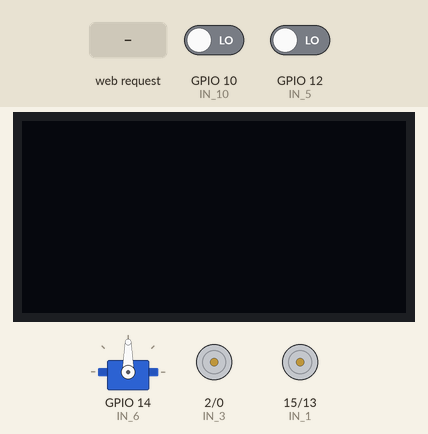
Recording of a sketch running on a simulated ESP8266 (NodeMCU). On the bench: servo, 128×64 one-colour display, motor-driver pin pairs drawn as motors (green arrow = first pin HIGH = forward, orange = second pin HIGH = backward, longer = more drive). The test bench sets the inputs (shaded band); at power-on: GPIO 12 (IN_5) LOW, GPIO 10 (IN_10) LOW. What the sketch prints to the serial monitor is not drawn.

Above: at 1.2 s.
1.3 s: HTTP request GET /?State=F received
At 2.4 s:
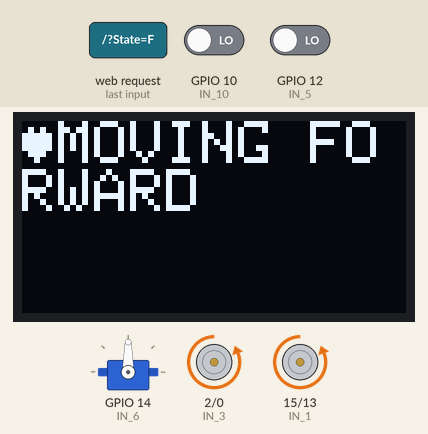
2.8 s: HTTP request GET /?State=B received
At 4.0 s:
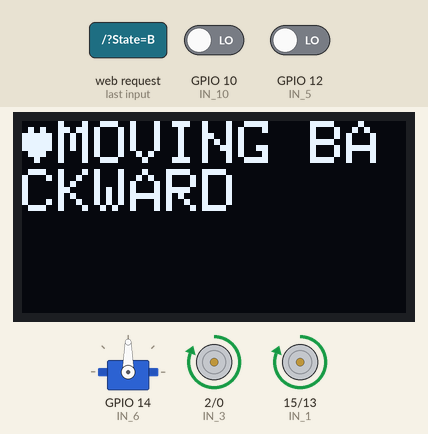
4.3 s: HTTP request GET /?State=L received
At 5.2 s:
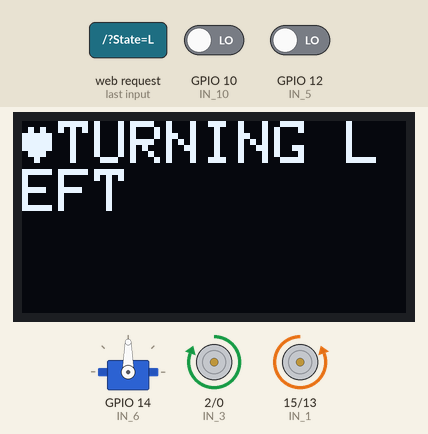
5.8 s: HTTP request GET /?State=R received
At 6.2 s:
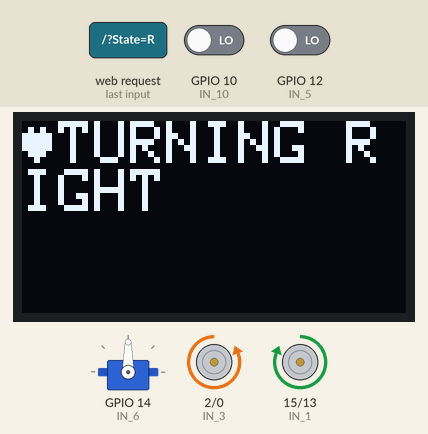
7.3 s: GPIO 12 (IN_5) driven HIGH
At 8.2 s:
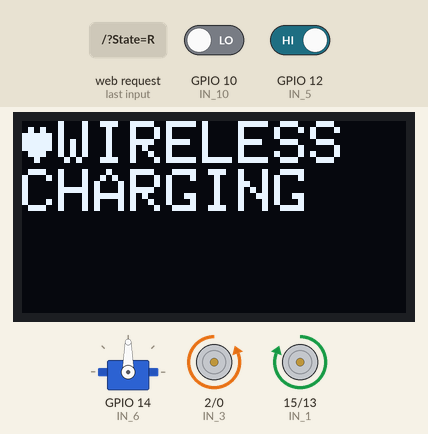
10.3 s: GPIO 10 (IN_10) driven HIGH
At 11.7 s:
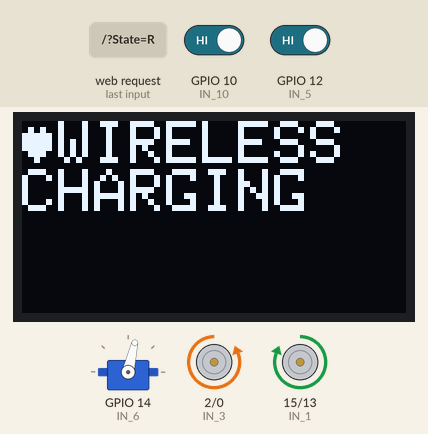
Timing chart, 0 to 17.1 s (numbered marks = the images above; inputs shaded):
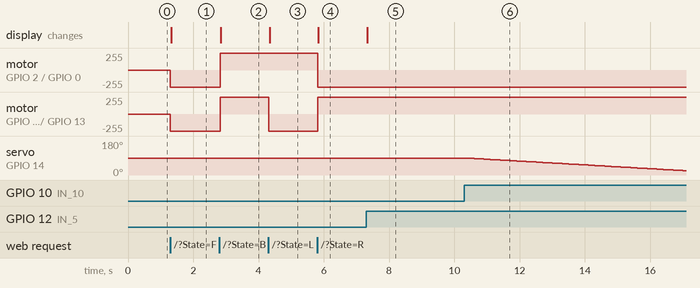

Measured:
- after the input at 1.3 s, motor on GPIO 2 (IN_3) / GPIO 0 (IN_4), motor on GPIO 15 (IN_1) / GPIO 13 (IN_2): stopped → backward 255/255 at once; the display: changes at once (image 1)
- after the input at 2.8 s, motor on GPIO 2 (IN_3) / GPIO 0 (IN_4), motor on GPIO 15 (IN_1) / GPIO 13 (IN_2): backward 255/255 → forward 255/255 at once; the display: changes after 0.05 s (image 2)
- after the input at 4.3 s, motor on GPIO 15 (IN_1) / GPIO 13 (IN_2): forward 255/255 → backward 255/255 at once; the display: changes at once (image 3)
- after the input at 5.8 s, motor on GPIO 2 (IN_3) / GPIO 0 (IN_4): forward 255/255 → backward 255/255 at once; motor on GPIO 15 (IN_1) / GPIO 13 (IN_2): backward 255/255 → forward 255/255 at once; the display: changes at once (image 4)
- after the input at 7.3 s, the display: changes at once (image 5)
- after the input at 10.3 s, servo on GPIO 14 (IN_6): moves from 90° to 23° over 6.6 s, starting after 0.11 s

The sketch:

code_for_nodemcu_project.ino
```cpp
#include <ESP8266WiFi.h>
#include <WiFiClient.h>
#include <ESP8266WebServer.h>
#include <Servo.h>
#include <Wire.h>
#include <Adafruit_GFX.h>
#include <Adafruit_SSD1306.h>

#define IN_1  15          // L298N in1 motors Right           GPIO15(D8)
#define IN_2  13          // L298N in2 motors Right           GPIO13(D7)
#define IN_3  2           // L298N in3 motors Left            GPIO2(D4)
#define IN_4  0           // L298N in4 motors Left            GPIO0(D3)
#define IN_5  12          // INPUT FROM IR SENSOR 1           GPIO12(D6)
#define IN_6  14          // OUTPUT TO SERVO                  GPIO14(D5)
#define IN_7  16          // OUTPUT TO OLED                   GPIO16(D0)
#define IN_8  5           // OUTPUT TO SCL OF DISPLAY         GPIO5(D1)
#define IN_9  4           // OUTPUT TO SDA OF DISPLAY         GPIO4(D2)
#define IN_10 10          // INPUT FROM IR SENSOR 2           GPIO10 (SD3)
#define SCREEN_WIDTH 128  // OLED display width, in pixels
#define SCREEN_HEIGHT 64  // OLED display height, in pixels
#define OLED_RESET     -1 // Reset pin
#define SCREEN_ADDRESS 0x3C
Adafruit_SSD1306 display(SCREEN_WIDTH, SCREEN_HEIGHT, &Wire, OLED_RESET);
Servo myservo;  // create servo object to control a servo
int pos = 90;   // variable to store the servo position
String command; // String to store app command state.
const char* ssid = "NodeMCU Car";
ESP8266WebServer server(80);

void HTTP_handleRoot(void);

void setup() {
  myservo.attach(IN_6);  // attaches the servo on pin 14 (D5) to the servo object
  pinMode(IN_1, OUTPUT);
  pinMode(IN_2, OUTPUT);
  pinMode(IN_3, OUTPUT);
  pinMode(IN_4, OUTPUT);
  pinMode(IN_5, INPUT);  // IR Sensor 1
  pinMode(IN_10, INPUT); // IR Sensor 2
  Serial.begin(9600);

  // initialize the OLED object
  if(!display.begin(SSD1306_SWITCHCAPVCC, SCREEN_ADDRESS)) {
    Serial.println(F("SSD1306 allocation failed"));
    for(;;); // Don't proceed, loop forever
  }

  // Clear the buffer.
  display.clearDisplay();

  // Connecting WiFi
  WiFi.mode(WIFI_AP);
  WiFi.softAP(ssid);
  IPAddress myIP = WiFi.softAPIP();
  Serial.print("APP IP address: ");
  Serial.println(myIP);

  // Starting WEB-server
  server.on("/", HTTP_handleRoot);
  server.onNotFound(HTTP_handleRoot);
  server.begin();
}

void goAhead() {
  digitalWrite(IN_1, LOW);
  digitalWrite(IN_2, HIGH);
  digitalWrite(IN_3, LOW);
  digitalWrite(IN_4, HIGH);
  display.setCursor(0, 0);
  display.setTextSize(2);
  display.setTextColor(WHITE);
  display.write(0x03);
  display.println("MOVING FORWARD");
  display.display();
  display.clearDisplay();
}

void goBack() {
  digitalWrite(IN_1, HIGH);
  digitalWrite(IN_2, LOW);
  digitalWrite(IN_3, HIGH);
  digitalWrite(IN_4, LOW);
  display.setCursor(0, 0);
  display.setTextSize(2);
  display.setTextColor(WHITE);
  display.write(0x03);
  display.println("MOVING BACKWARD");
  display.display();
  display.clearDisplay();
}

void goRight() {
  digitalWrite(IN_1, HIGH);
  digitalWrite(IN_2, LOW);
  digitalWrite(IN_3, LOW);
  digitalWrite(IN_4, HIGH);
  display.setCursor(0, 0);
  display.setTextSize(2);
  display.setTextColor(WHITE);
  display.write(0x03);
  display.println("TURNING RIGHT");
  display.display();
  display.clearDisplay();
}

void goLeft() {
  digitalWrite(IN_1, LOW);
  digitalWrite(IN_2, HIGH);
  digitalWrite(IN_3, HIGH);
  digitalWrite(IN_4, LOW);
  display.setCursor(0, 0);
  display.setTextSize(2);
  display.setTextColor(WHITE);
  display.write(0x03);
  display.println("TURNING LEFT");
  display.display();
  display.clearDisplay();
}

void BatterySwap() {
  // If IR Sensor 2 is triggered
  if (digitalRead(IN_10) == HIGH) {
    for (pos = 90; pos >= 0; pos -= 1) {
      myservo.write(pos);
      delay(100);
    }
    for (pos = 0; pos <= 90; pos += 1) {
      myservo.write(pos);
      delay(100);
    }
    display.setCursor(0, 0);
    display.setTextSize(2);
    display.setTextColor(WHITE);
    display.write(0x03);
    display.println("BATTERY SWAPPING");
    display.display();
    display.clearDisplay();
  }
}

void WirelessCharging() {
  // If IR Sensor 1 is triggered
  if (digitalRead(IN_5) == HIGH) {
    display.setCursor(0, 0);
    display.setTextSize(2);
    display.setTextColor(WHITE);
    display.write(0x03);
    display.println("WIRELESS CHARGING");
    display.display();
    display.clearDisplay();
  }
}

void loop() {
  server.handleClient();

  command = server.arg("State");
  if (command == "F") goAhead();
  else if (command == "B") goBack();
  else if (command == "L") goLeft();
  else if (command == "R") goRight();
  else if (command == "S") BatterySwap();

  WirelessCharging(); // Check for wireless charging
  BatterySwap();      // Check for battery swapping
}

void HTTP_handleRoot(void) {
  if (server.hasArg("State")) {
    Serial.println(server.arg("State"));
  }
  server.send(200, "text/html", "");
  delay(1);
}
```
